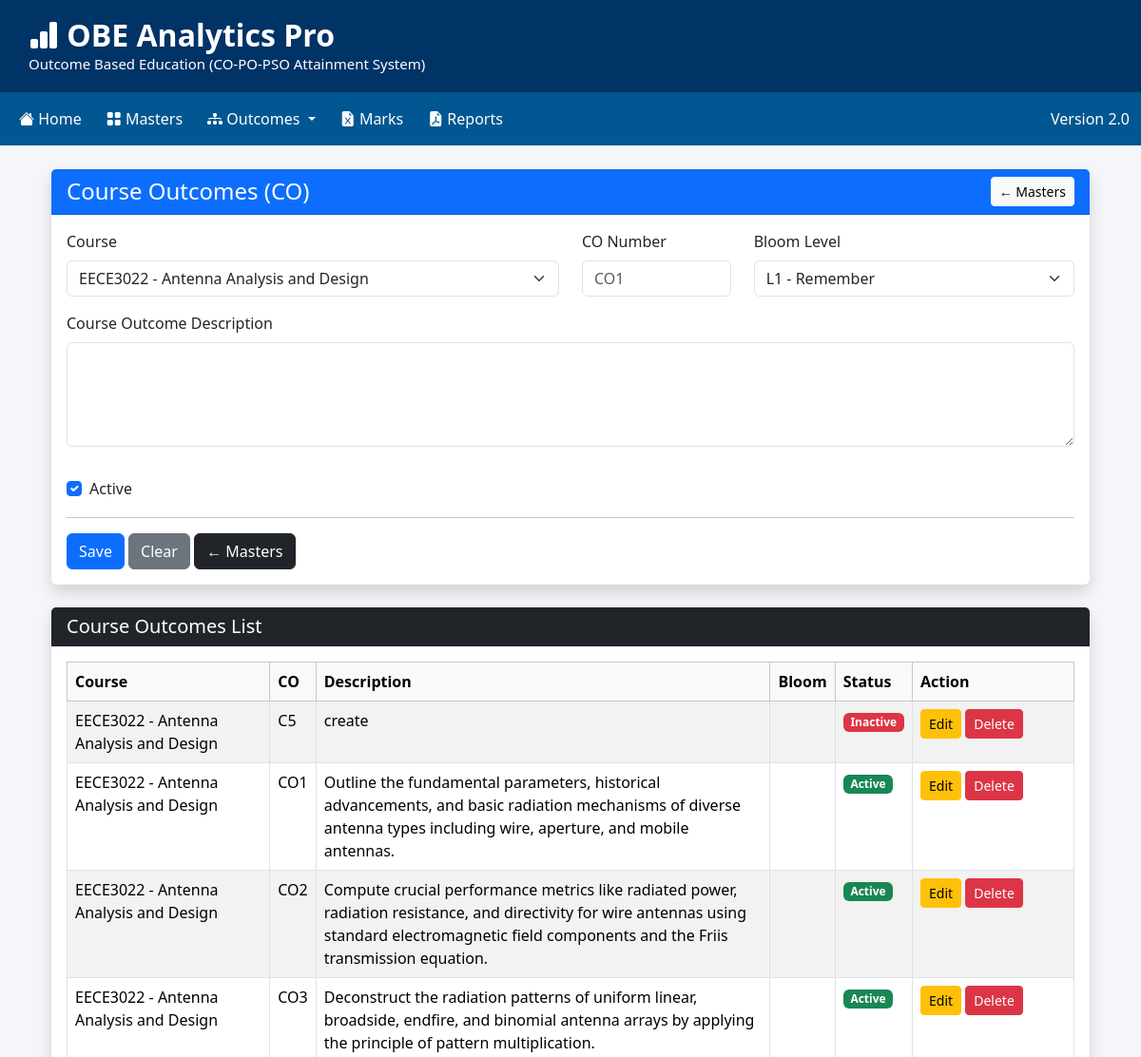
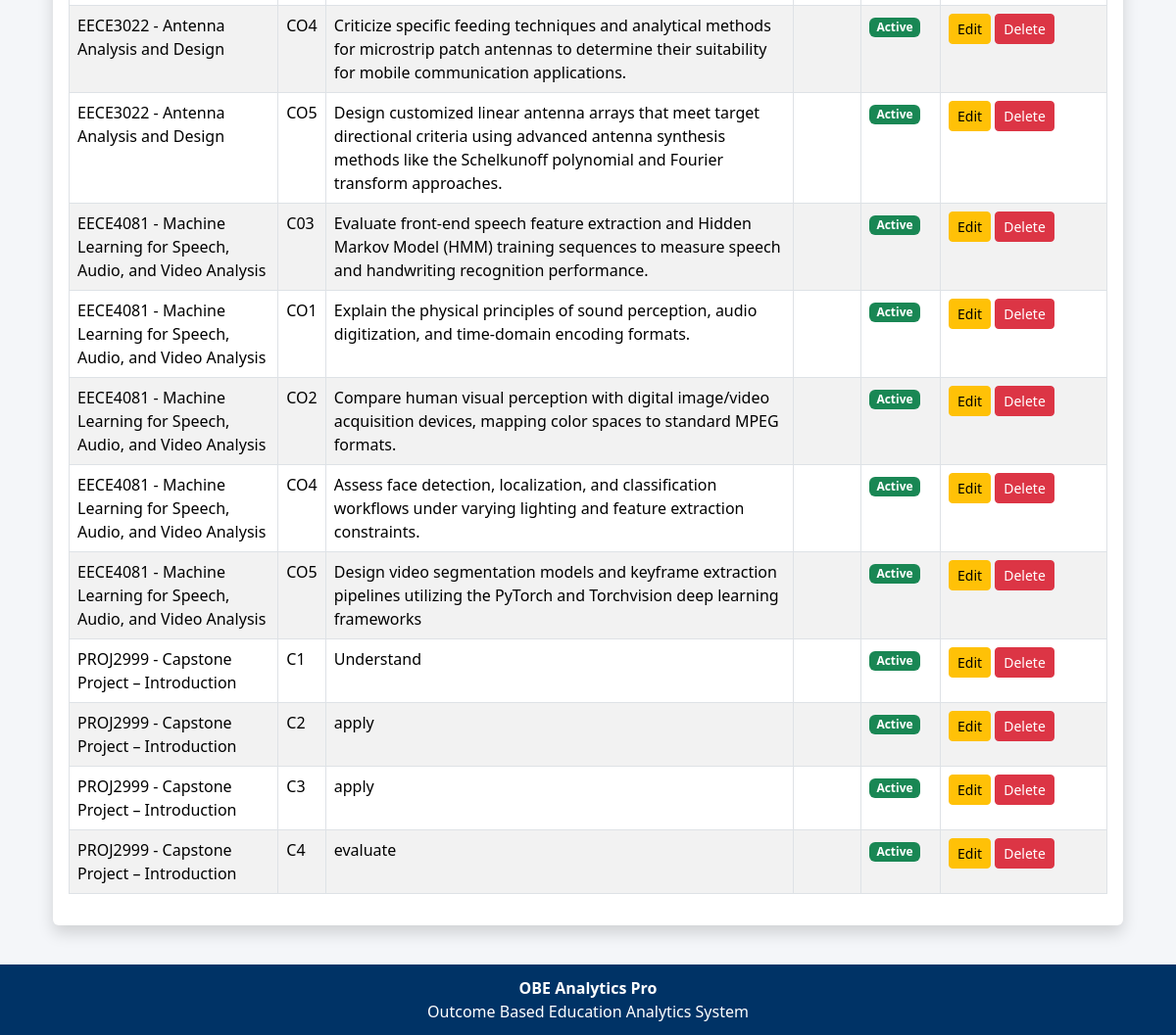
/co, run on the app's committed database (2 pictures, top to bottom).
### tables this page shows
CREATE TABLE CourseOutcome (
            id INTEGER PRIMARY KEY AUTOINCREMENT,
            course_id INTEGER NOT NULL,
            co_code TEXT NOT NULL,
            co_description TEXT NOT NULL,
            blooms_level TEXT NOT NULL,
            is_active INTEGER DEFAULT 1,
            created_at TIMESTAMP DEFAULT CURRENT_TIMESTAMP,
            updated_at TIMESTAMP,
            FOREIGN KEY (course_id) REFERENCES Course(id) ON DELETE CASCADE,
            UNIQUE(course_id, co_code)
        );

CREATE TABLE Course (
            id INTEGER PRIMARY KEY AUTOINCREMENT,
            course_code TEXT NOT NULL UNIQUE,
            course_name TEXT NOT NULL,
            department_id INTEGER NOT NULL,
            program_id INTEGER NOT NULL,
            faculty_id INTEGER,
            semester INTEGER NOT NULL,
            credits REAL DEFAULT 0,
            regulation TEXT,
            course_type TEXT NOT NULL DEFAULT 'Theory',
            is_active INTEGER NOT NULL DEFAULT 1,
            created_at TIMESTAMP DEFAULT CURRENT_TIMESTAMP,
            updated_at TIMESTAMP,
            FOREIGN KEY (department_id) REFERENCES Department(id) ON DELETE CASCADE,
            FOREIGN KEY (program_id) REFERENCES Program(id) ON DELETE CASCADE,
            FOREIGN KEY (faculty_id) REFERENCES Faculty(id) ON DELETE SET NULL
        );

### modules/co.py (the view)
@router.get("/co")
def co(request: Request):
    courses = get_all_courses()
    cos = get_all_cos()
    return templates.TemplateResponse(
        request=request,
        name="co.html",
        context={
            "title": "Course Outcomes",
            "courses": courses,
            "cos": cos,
            "co": None
        }
    )

### templates/co.html (shortened to what this page needs)
{% extends "base.html" %}
{% block content %}
<div class="container mt-4">
    <div class="card shadow">
        <div class="card-header bg-primary text-white d-flex justify-content-between align-items-center">
            <h4 class="mb-0">
                Course Outcomes (CO)
            </h4>
            <a href="/masters" class="btn btn-light btn-sm">
                ← Masters
            </a>
        </div>
        <div class="card-body">
            {% if co %}
            <form method="post" action="/co/update/{{ co.id }}">
            {% else %}
            <form method="post" action="/co/save">
            {% endif %}
                <div class="row">
                    <div class="col-md-6 mb-3">
                        <label class="form-label">
                            Course
                        </label>
                        <select
                            name="course_id"
                            class="form-select"
                            required>
                            {% for course in courses %}
                            <option
                                value="{{ course.id }}"
                                {% if co and co.course_id == course.id %}selected{% endif %}>
                                {{ course.course_code }} - {{ course.course_name }}
                            </option>
                            {% endfor %}
                        </select>
                    </div>
                    <div class="col-md-2 mb-3">
                        <label class="form-label">
                            CO Number
                        </label>
                        <input
                            type="text"
                            name="co_code"
                            class="form-control"
                            placeholder="CO1"
                            required
                            value="{{ co.co_code if co else '' }}">
                    </div>
                    <div class="col-md-4 mb-3">
                        <label class="form-label">
                            Bloom Level
                        </label>
                        <select
                            name="bloom_level"
                            class="form-select">
                            <option value="L1"
                                {% if co and co.bloom_level=="L1" %}selected{% endif %}>
                                L1 - Remember
                            </option>
                        </select>
                    </div>
                </div>
                <div class="row">
                    <div class="col-md-12 mb-3">
                        <label class="form-label">
                            Course Outcome Description
                        </label>
                        <textarea
                            name="co_description"
                            class="form-control"
                            rows="4"
                            required>{{ co.co_description if co else '' }}</textarea>
                    </div>
                </div>
                <div class="row">
                    <div class="col-md-3">
                        <div class="form-check mt-3">
                            <input
                                class="form-check-input"
                                type="checkbox"
                                name="is_active"
                                value="1"
                                {% if not co or co.is_active %}checked{% endif %}>
                            <label class="form-check-label">
                                Active
                            </label>
                        </div>
                    </div>
                </div>
                <hr>
                {% if co %}
                <button
                    type="submit"
                    class="btn btn-success">
                    Update
                </button>
                {% else %}
                <button
                    type="submit"
                    class="btn btn-primary">
                    Save
                </button>
                {% endif %}
                <a
                    href="/co"
                    class="btn btn-secondary">
                    Clear
                </a>
                <a
                    href="/masters"
                    class="btn btn-dark">
                    ← Masters
                </a>
            </form>
        </div>
    </div>
    <br>
    <div class="card shadow">
        <div class="card-header bg-dark text-white">
            <h5 class="mb-0">
                Course Outcomes List
            </h5>
        </div>
        <div class="card-body">
            <table class="table table-bordered table-hover table-striped">
                <thead class="table-light">
                    <tr>
                        <th>Course</th>
                        <th>CO</th>
                        <th>Description</th>
                        <th>Bloom</th>
                        <th>Status</th>
                        <th width="170">Action</th>
                    </tr>
                </thead>
                <tbody>
                {% for row in cos %}
                                    <tr>
                        <td>
                            {{ row.course_code }} - {{ row.course_name }}
                        </td>
                        <td>
                            {{ row.co_code }}
                        </td>
                        <td>
                            {{ row.co_description }}
                        </td>
                        <td>
                        </td>
                        <td>
                            {% if row.is_active %}
                                <span class="badge bg-success">
                                    Active
                                </span>
                            {% else %}
                                <span class="badge bg-danger">
                                    Inactive
                                </span>
                            {% endif %}
                        </td>
                        <td>
                            <a
                                href="/co/edit/{{ row.id }}"
                                class="btn btn-warning btn-sm">
                                Edit
                            </a>
                            <a
                                href="/co/delete/{{ row.id }}"
                                class="btn btn-danger btn-sm"
                                onclick="return confirm('Delete this Course Outcome?')">
                                Delete
                            </a>
                        </td>
                    </tr>
                {% endfor %}
                </tbody>
            </table>
        </div>
    </div>
</div>
{% endblock %}

### templates/base.html (style rules this page uses)
body { background:#f4f6f9; font-family:"Segoe UI",Tahoma,Verdana,sans-serif; }
.card { border:none; box-shadow:0 2px 8px rgba(0,0,0,.10); }
.card-header { font-weight:bold; }

### data on the page
CourseOutcome: course_code "EECE3022", course_name "Antenna Analysis and Design", co_code "C5", co_description "create", is_active "Inactive"
CourseOutcome: course_code "EECE3022", course_name "Antenna Analysis and Design", co_code "CO1", co_description "Outline the fundamental parameters, historical advancements, and basic radiation mechanisms of diverse antenna types including wire, aperture, and mobile antennas.", is_active "Active"
CourseOutcome: course_code "EECE3022", course_name "Antenna Analysis and Design", co_code "CO2", co_description "Compute crucial performance metrics like radiated power, radiation resistance, and directivity for wire antennas using standard electromagnetic field components and the Friis transmission equation.", is_active "Active"
CourseOutcome: course_code "EECE3022", course_name "Antenna Analysis and Design", co_code "CO3", co_description "Deconstruct the radiation patterns of uniform linear, broadside, endfire, and binomial antenna arrays by applying the principle of pattern multiplication.", is_active "Active"
CourseOutcome: course_code "EECE3022", course_name "Antenna Analysis and Design", co_code "CO4", co_description "Criticize specific feeding techniques and analytical methods for microstrip patch antennas to determine their suitability for mobile communication applications.", is_active "Active"
CourseOutcome: course_code "EECE3022", course_name "Antenna Analysis and Design", co_code "CO5", co_description "Design customized linear antenna arrays that meet target directional criteria using advanced antenna synthesis methods like the Schelkunoff polynomial and Fourier transform approaches.", is_active "Active"
CourseOutcome: course_code "EECE4081", course_name "Machine Learning for Speech, Audio, and Video Analysis", co_code "C03", co_description "Evaluate front-end speech feature extraction and Hidden Markov Model (HMM) training sequences to measure speech and handwriting recognition performance.", is_active "Active"
CourseOutcome: course_code "EECE4081", course_name "Machine Learning for Speech, Audio, and Video Analysis", co_code "CO1", co_description "Explain the physical principles of sound perception, audio digitization, and time-domain encoding formats.", is_active "Active"
CourseOutcome: course_code "EECE4081", course_name "Machine Learning for Speech, Audio, and Video Analysis", co_code "CO2", co_description "Compare human visual perception with digital image/video acquisition devices, mapping color spaces to standard MPEG formats.", is_active "Active"
CourseOutcome: course_code "EECE4081", course_name "Machine Learning for Speech, Audio, and Video Analysis", co_code "CO4", co_description "Assess face detection, localization, and classification workflows under varying lighting and feature extraction constraints.", is_active "Active"
CourseOutcome: course_code "EECE4081", course_name "Machine Learning for Speech, Audio, and Video Analysis", co_code "CO5", co_description "Design video segmentation models and keyframe extraction pipelines utilizing the PyTorch and Torchvision deep learning frameworks", is_active "Active"
CourseOutcome: course_code "PROJ2999", course_name "Capstone Project – Introduction", co_code "C1", co_description "Understand", is_active "Active"
CourseOutcome: course_code "PROJ2999", course_name "Capstone Project – Introduction", co_code "C2", co_description "apply", is_active "Active"
CourseOutcome: course_code "PROJ2999", course_name "Capstone Project – Introduction", co_code "C3", co_description "apply", is_active "Active"
CourseOutcome: course_code "PROJ2999", course_name "Capstone Project – Introduction", co_code "C4", co_description "evaluate", is_active "Active"

### other printed values
form field course_id "EECE3022 - Antenna Analysis and Design"
